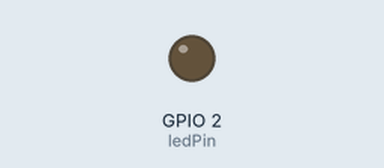
This sketch was run on a simulated ESP32. Shown: output pins drawn as LEDs (lit = HIGH).

Above: at 1.5 s.
At 3.7 s:
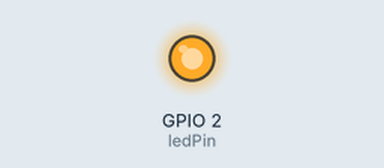
Timing chart, 0 to 9.6 s (numbered marks = the images above):
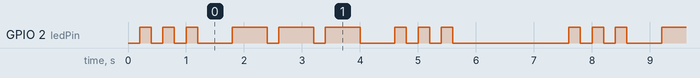

Measured:
- by itself, GPIO 2 (ledPin): repeats every 7.4 s: 2 × (LOW 0.20 s, HIGH 0.20 s), LOW 0.60 s, 2 × (HIGH 0.60 s, LOW 0.20 s), HIGH 0.60 s, LOW 0.60 s, 2 × (HIGH 0.20 s, LOW 0.20 s), HIGH 0.20 s, LOW 2.0 s, HIGH 0.20 s
- by itself, everything shown: repeats every 7.4 s, in 18 steps

The sketch:

sketch_jun19c-sos.ino
```cpp
// LED引脚 ESP32板载LED默认GPIO2
const uint8_t ledPin = 2;

// 时间参数定义
const unsigned short T_SHORT = 200;    // 短亮时长
const unsigned short T_LONG = 600;     // 长亮时长
const unsigned short T_GAP = 200;      // 单次闪烁间间隔
const unsigned short T_GROUP_GAP = 600; // 组与组间隔（3短完到3长、3长完到3短）
const unsigned short T_LOOP_GAP = 2000;// 一轮SOS全部完成后的长停顿

// 状态机变量
unsigned long lastTime = 0;
bool ledOn = false;
// 阶段：0=三短S 1=三长O 2=三短S 3=等待一轮结束
uint8_t stage = 0;
uint8_t flashCnt = 0; // 当前阶段闪烁计数
unsigned long duration = T_SHORT; // 当前亮/灭持续时间

void setup() {
  pinMode(ledPin, OUTPUT);
  digitalWrite(ledPin, LOW);
}

void loop() {
  unsigned long now = millis();
  if (now - lastTime < duration) return; // 时间未到，直接退出

  lastTime = now;
  ledOn = !ledOn;
  digitalWrite(ledPin, ledOn);

  if (ledOn) {
    // 开灯：设置本次亮灯时长
    if (stage == 0 || stage == 2) {
      duration = T_SHORT; // S短闪
    } else {
      duration = T_LONG;  // O长闪
    }
  } else {
    // 关灯，判断下一阶段
    flashCnt++;
    if (flashCnt >= 3) {
      // 当前一组3次闪烁完成
      flashCnt = 0;
      // 切换阶段，设置组间隔
      duration = T_GROUP_GAP;
      stage++;
      if (stage > 2) {
        // 完整一轮SOS结束，进入长等待
        stage = 3;
        duration = T_LOOP_GAP;
      }
    } else {
      // 同组内两次闪烁之间的短间隔
      duration = T_GAP;
    }
    // 等待长间隔结束，重置回到第一组三短闪
    if (stage == 3 && duration == T_LOOP_GAP) {
      stage = 0;
      flashCnt = 0;
    }
  }
}
```
